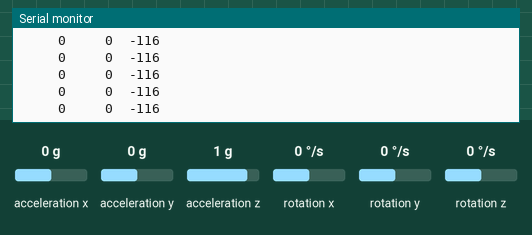
This sketch was run on a simulated Arduino Uno, built with avr-gcc and run on an emulated ATmega328P. Shown: the last lines printed to the serial monitor. Wiring (inferred from the names in the program): MPU-6050 motion sensor at I2C address 0x68. Inputs (shaded band) come from the test bench; at power-on: acceleration x 0 g, acceleration y 0 g, acceleration z 1 g, rotation x 0 °/s, rotation y 0 °/s, rotation z 0 °/s.

Above: at 2.4 s.
2.5 s: acceleration x set to -1.4 g
At 3.6 s:
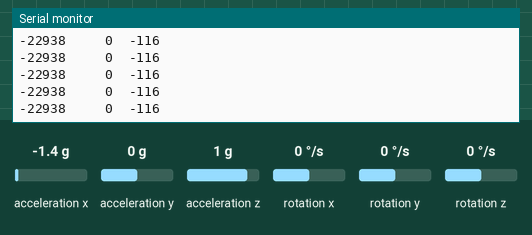
4.4 s: acceleration y set to -1.4 g
At 5.0 s:
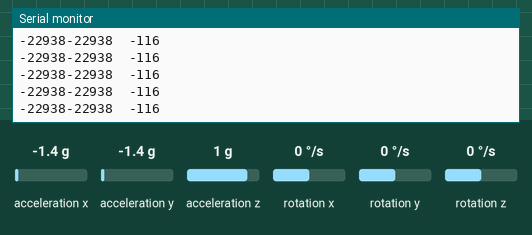
6.3 s: acceleration z set to -1.4 g
At 7.0 s:
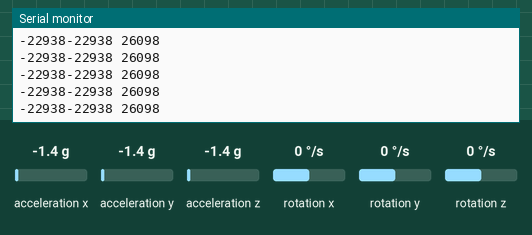
8.2 s: acceleration x set to 0 g
At 9.0 s:
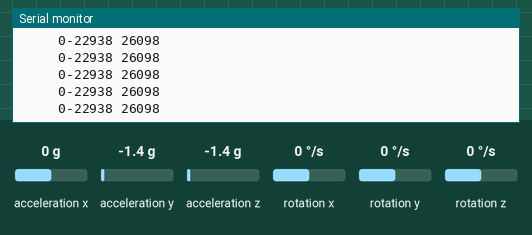
10.1 s: acceleration y set to 0 g
At 11.1 s:
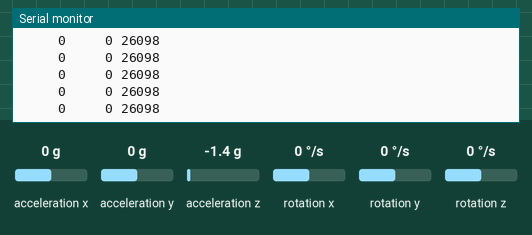
12.0 s: acceleration x set to -0.8 g
At 12.5 s:
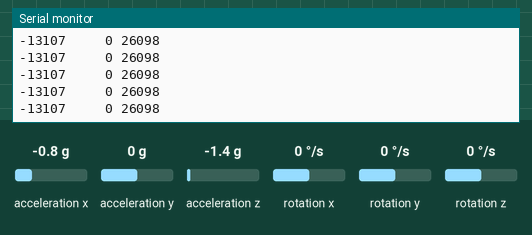

The sketch:

AccelerometerAVG.ino
```cpp
#include <Wire.h>


const int MPU_ADDR = 0x68; // I2C address of the MPU-6050. If AD0 pin is set to HIGH, the I2C address will be 0x69.

int16_t accelerometer_x, accelerometer_y, accelerometer_z; // variables for accelerometer raw data
int16_t gyro_x, gyro_y, gyro_z; // variables for gyro raw data
int16_t temperature; // variables for temperature data

int16_t zaccelx, zaccely, zaccelz; //define zeroed values

int16_t xavgvalue;
int16_t yavgvalue;
int16_t zavgvalue;

int16_t xzvalue;
int16_t yzvalue;
int16_t zzvalue;


int i = 0;


char tmp_str[7]; // temporary variable used in convert function

char* convert_int16_to_str(int16_t i) { // converts int16 to string. Moreover, resulting strings will have the same length in the debug monitor.
  sprintf(tmp_str, "%6d", i);
  return tmp_str;
}


void setup() {
  Serial.begin(9600);
  Wire.begin();
  Wire.beginTransmission(MPU_ADDR); // Begins a transmission to the I2C slave (GY-521 board)
  Wire.write(0x6B); // PWR_MGMT_1 register
  Wire.write(0); // set to zero (wakes up the MPU-6050)
  Wire.endTransmission(true);

  while(i<100){
    Wire.beginTransmission(MPU_ADDR);
    Wire.write(0x3B); // starting with register 0x3B (ACCEL_XOUT_H) [MPU-6000 and MPU-6050 Register Map and Descriptions Revision 4.2, p.40]
    Wire.endTransmission(false); // the parameter indicates that the Arduino will send a restart. As a result, the connection is kept active.
    Wire.requestFrom(MPU_ADDR, 7*2, true); // request a total of 7*2=14 registers

    xavgvalue = Wire.read()<<8 | Wire.read();
    yavgvalue = Wire.read()<<8 | Wire.read();
    zavgvalue = Wire.read()<<8 | Wire.read();

    xzvalue += xavgvalue/99;
    yzvalue += yavgvalue/99;
    zzvalue += zavgvalue/99;

    i++;
    Serial.println(String(i)+"x:"+convert_int16_to_str(zzvalue));
    delay(10);

  }


  Serial.println("x"+String(xzvalue));
  Serial.println("y"+String(yzvalue));
  Serial.println("z"+String(zzvalue));
  Serial.println("<================================>");

}


void loop() {
  Wire.beginTransmission(MPU_ADDR);
  Wire.write(0x3B); // starting with register 0x3B (ACCEL_XOUT_H) [MPU-6000 and MPU-6050 Register Map and Descriptions Revision 4.2, p.40]
  Wire.endTransmission(false); // the parameter indicates that the Arduino will send a restart. As a result, the connection is kept active.
  Wire.requestFrom(MPU_ADDR, 7*2, true); // request a total of 7*2=14 registers

  // "Wire.read()<<8 | Wire.read();" means two registers are read and stored in the same variable
  accelerometer_x = Wire.read()<<8 | Wire.read(); // reading registers: 0x3B (ACCEL_XOUT_H) and 0x3C (ACCEL_XOUT_L)
  accelerometer_y = Wire.read()<<8 | Wire.read(); // reading registers: 0x3D (ACCEL_YOUT_H) and 0x3E (ACCEL_YOUT_L)
  accelerometer_z = Wire.read()<<8 | Wire.read(); // reading registers: 0x3F (ACCEL_ZOUT_H) and 0x40 (ACCEL_ZOUT_L)
  //temperature = Wire.read()<<8 | Wire.read(); // reading registers: 0x41 (TEMP_OUT_H) and 0x42 (TEMP_OUT_L)
  gyro_x = Wire.read()<<8 | Wire.read(); // reading registers: 0x43 (GYRO_XOUT_H) and 0x44 (GYRO_XOUT_L)
  gyro_y = Wire.read()<<8 | Wire.read(); // reading registers: 0x45 (GYRO_YOUT_H) and 0x46 (GYRO_YOUT_L)
  gyro_z = Wire.read()<<8 | Wire.read(); // reading registers: 0x47 (GYRO_ZOUT_H) and 0x48 (GYRO_ZOUT_L)


  zaccelx = accelerometer_x - xzvalue;
  zaccely = accelerometer_y - yzvalue;
  zaccelz = accelerometer_z - zzvalue;

  // print out data
  //Serial.print("aX = ");
  Serial.print(convert_int16_to_str(zaccelx));

  //Serial.print(" | aY = ");
  Serial.print(convert_int16_to_str(zaccely));

  //Serial.print(" | aZ = ");
  Serial.print(convert_int16_to_str(zaccelz));


  // the following equation was taken from the documentation [MPU-6000/MPU-6050 Register Map and Description, p.30]
  //Serial.print(" | tmp = ");
  //Serial.print(temperature/340.00+36.53);

  //Serial.print(" | gX = ");
  //Serial.print(convert_int16_to_str(gyro_x));

  //Serial.print(" | gY = ");
  //Serial.print(convert_int16_to_str(gyro_y));

  //Serial.print(" | gZ = ");
  //Serial.print(convert_int16_to_str(gyro_z));

  Serial.println();

  // delay
  delay(10);

}
```

Measured:
- after the input at 4.4 s, the serial monitor: prints a new line after 0.06 s (image 2)
- after the input at 6.3 s, the serial monitor: prints a new line after 0.08 s (image 3)
- after the input at 8.2 s, the serial monitor: prints a new line after 0.07 s (image 4)
- after the input at 10.1 s, the serial monitor: prints a new line after 0.06 s (image 5)
- after the input at 12.0 s, the serial monitor: prints a new line after 0.08 s (image 6)
